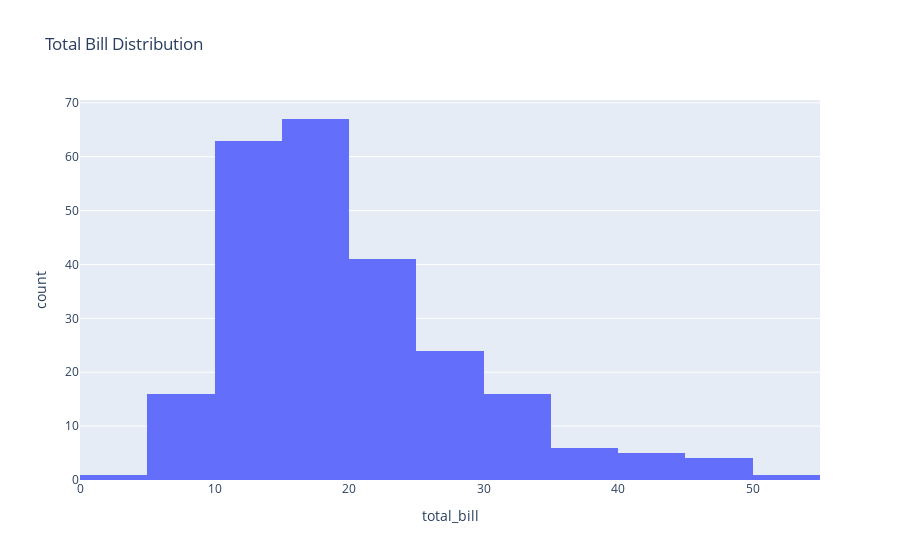

Notebook cell for this chart:
### Code cell
df = px.data.tips()
fig = px.histogram(df, x="total_bill", nbins=20, title="Total Bill Distribution")
fig.show()

### Figure 1 — Plotly figure (JSON) as saved in the notebook; plotly's stock layout.template omitted (floating-point values rounded to 4 significant figures; data arrays with more than 128 entries replaced by an {"elided": "..."} marker saying what was removed)
{"data": [{"bingroup": "x", "hovertemplate": "total_bill=%{x}<br>count=%{y}<extra></extra>", "legendgroup": "", "marker": {"color": "#636efa", "pattern": {"shape": ""}}, "name": "", "nbinsx": 20, "orientation": "v", "showlegend": false, "type": "histogram", "x": {"elided": "244 float values"}, "xaxis": "x", "yaxis": "y"}], "layout": {"barmode": "relative", "legend": {"tracegroupgap": 0}, "title": {"text": "Total Bill Distribution"}, "xaxis": {"anchor": "y", "domain": [0, 1], "title": {"text": "total_bill"}}, "yaxis": {"anchor": "x", "domain": [0, 1], "title": {"text": "count"}}}}
